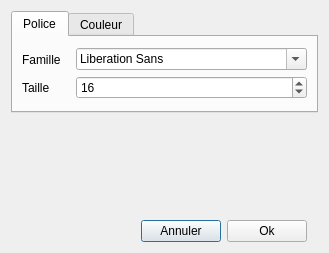
<?xml version="1.0" encoding="UTF-8"?>
<ui version="4.0">
 <class>Dialog</class>
 <widget class="QDialog" name="Dialog">
  <property name="geometry">
   <rect>
    <x>0</x>
    <y>0</y>
    <width>329</width>
    <height>253</height>
   </rect>
  </property>
  <property name="windowTitle">
   <string>Dialog</string>
  </property>
  <layout class="QGridLayout" name="gridLayout_3">
   <item row="0" column="0">
    <layout class="QGridLayout" name="gridLayout_2">
     <item row="0" column="0">
      <widget class="QTabWidget" name="tabWidget">
       <property name="currentIndex">
        <number>0</number>
       </property>
       <widget class="QWidget" name="tab">
        <attribute name="title">
         <string>Police</string>
        </attribute>
        <layout class="QGridLayout" name="gridLayout">
         <item row="0" column="0">
          <layout class="QHBoxLayout" name="horizontalLayout">
           <item>
            <layout class="QVBoxLayout" name="verticalLayout">
             <item>
              <widget class="QLabel" name="label_2">
               <property name="text">
                <string>Famille</string>
               </property>
               <property name="buddy">
                <cstring>fontComboBox</cstring>
               </property>
              </widget>
             </item>
             <item>
              <widget class="QLabel" name="label">
               <property name="text">
                <string>Taille</string>
               </property>
               <property name="buddy">
                <cstring>spinBox</cstring>
               </property>
              </widget>
             </item>
            </layout>
           </item>
           <item>
            <layout class="QVBoxLayout" name="verticalLayout_2">
             <item>
              <widget class="QFontComboBox" name="fontComboBox"/>
             </item>
             <item>
              <widget class="QSpinBox" name="spinBox">
               <property name="value">
                <number>16</number>
               </property>
              </widget>
             </item>
            </layout>
           </item>
          </layout>
         </item>
        </layout>
       </widget>
       <widget class="QWidget" name="tab_2">
        <attribute name="title">
         <string>Couleur</string>
        </attribute>
       </widget>
      </widget>
     </item>
     <item row="1" column="0">
      <spacer name="verticalSpacer">
       <property name="orientation">
        <enum>Qt::Vertical</enum>
       </property>
       <property name="sizeHint" stdset="0">
        <size>
         <width>20</width>
         <height>58</height>
        </size>
       </property>
      </spacer>
     </item>
     <item row="2" column="0">
      <layout class="QHBoxLayout" name="horizontalLayout_2">
       <item>
        <spacer name="horizontalSpacer">
         <property name="orientation">
          <enum>Qt::Horizontal</enum>
         </property>
         <property name="sizeHint" stdset="0">
          <size>
           <width>168</width>
           <height>17</height>
          </size>
         </property>
        </spacer>
       </item>
       <item>
        <widget class="QPushButton" name="pushButtonAnnuler">
         <property name="text">
          <string>Annuler</string>
         </property>
        </widget>
       </item>
       <item>
        <widget class="QPushButton" name="pushButtonOK">
         <property name="text">
          <string>Ok</string>
         </property>
        </widget>
       </item>
       <item>
        <spacer name="horizontalSpacer_2">
         <property name="orientation">
          <enum>Qt::Horizontal</enum>
         </property>
         <property name="sizeHint" stdset="0">
          <size>
           <width>48</width>
           <height>20</height>
          </size>
         </property>
        </spacer>
       </item>
      </layout>
     </item>
    </layout>
   </item>
  </layout>
 </widget>
 <tabstops>
  <tabstop>tabWidget</tabstop>
  <tabstop>fontComboBox</tabstop>
  <tabstop>spinBox</tabstop>
  <tabstop>pushButtonOK</tabstop>
 </tabstops>
 <resources/>
 <connections/>
</ui>
